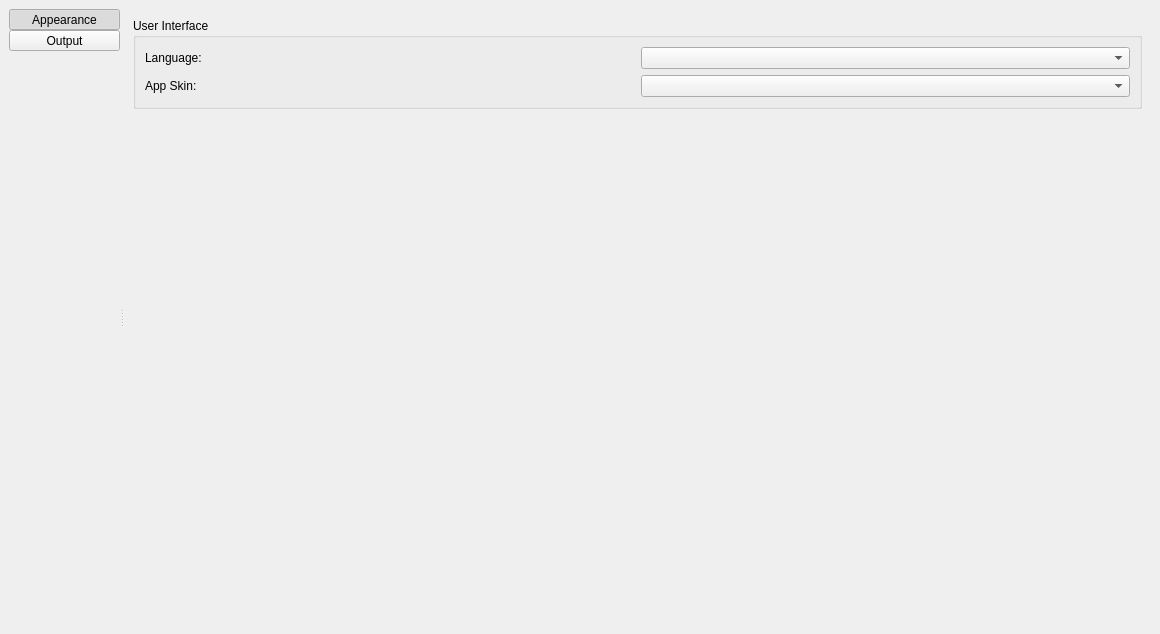
<?xml version="1.0" encoding="UTF-8"?>
<ui version="4.0">
 <class>fpsPreferencesWidget</class>
 <widget class="QWidget" name="fpsPreferencesWidget">
  <property name="geometry">
   <rect>
    <x>0</x>
    <y>0</y>
    <width>1160</width>
    <height>634</height>
   </rect>
  </property>
  <property name="windowTitle">
   <string>Form</string>
  </property>
  <layout class="QVBoxLayout" name="verticalLayout_4">
   <property name="leftMargin">
    <number>0</number>
   </property>
   <property name="topMargin">
    <number>0</number>
   </property>
   <property name="rightMargin">
    <number>0</number>
   </property>
   <property name="bottomMargin">
    <number>0</number>
   </property>
   <item>
    <widget class="QWidget" name="widget" native="true">
     <layout class="QHBoxLayout" name="horizontalLayout">
      <item>
       <widget class="QSplitter" name="splitter">
        <property name="orientation">
         <enum>Qt::Horizontal</enum>
        </property>
        <widget class="QFrame" name="frButtons">
         <property name="sizePolicy">
          <sizepolicy hsizetype="Fixed" vsizetype="Expanding">
           <horstretch>0</horstretch>
           <verstretch>0</verstretch>
          </sizepolicy>
         </property>
         <property name="styleSheet">
          <string notr="true"/>
         </property>
         <property name="frameShape">
          <enum>QFrame::NoFrame</enum>
         </property>
         <layout class="QVBoxLayout" name="verticalLayout_2">
          <property name="spacing">
           <number>0</number>
          </property>
          <property name="leftMargin">
           <number>0</number>
          </property>
          <property name="topMargin">
           <number>0</number>
          </property>
          <property name="rightMargin">
           <number>0</number>
          </property>
          <property name="bottomMargin">
           <number>0</number>
          </property>
          <item>
           <widget class="QToolButton" name="tbtnAppearance">
            <property name="sizePolicy">
             <sizepolicy hsizetype="Expanding" vsizetype="Fixed">
              <horstretch>0</horstretch>
              <verstretch>0</verstretch>
             </sizepolicy>
            </property>
            <property name="text">
             <string>Appearance</string>
            </property>
            <property name="icon">
             <iconset resource="../resources/fps.qrc">
              <normaloff>:/preferences/preferences/appearance-off.png</normaloff>
              <selectedoff>:/preferences/preferences/appearance.png</selectedoff>:/preferences/preferences/appearance-off.png</iconset>
            </property>
            <property name="checkable">
             <bool>true</bool>
            </property>
            <property name="checked">
             <bool>true</bool>
            </property>
            <property name="autoExclusive">
             <bool>true</bool>
            </property>
            <property name="toolButtonStyle">
             <enum>Qt::ToolButtonTextBesideIcon</enum>
            </property>
           </widget>
          </item>
          <item>
           <widget class="QToolButton" name="tbtnOutput">
            <property name="sizePolicy">
             <sizepolicy hsizetype="Expanding" vsizetype="Fixed">
              <horstretch>0</horstretch>
              <verstretch>0</verstretch>
             </sizepolicy>
            </property>
            <property name="text">
             <string>Output</string>
            </property>
            <property name="icon">
             <iconset resource="../resources/fps.qrc">
              <normaloff>:/preferences/preferences/output-off.png</normaloff>
              <selectedoff>:/preferences/preferences/output.png</selectedoff>:/preferences/preferences/output-off.png</iconset>
            </property>
            <property name="checkable">
             <bool>true</bool>
            </property>
            <property name="autoExclusive">
             <bool>true</bool>
            </property>
            <property name="toolButtonStyle">
             <enum>Qt::ToolButtonTextBesideIcon</enum>
            </property>
           </widget>
          </item>
          <item>
           <spacer name="verticalSpacer">
            <property name="orientation">
             <enum>Qt::Vertical</enum>
            </property>
            <property name="sizeHint" stdset="0">
             <size>
              <width>20</width>
              <height>40</height>
             </size>
            </property>
           </spacer>
          </item>
         </layout>
        </widget>
        <widget class="QStackedWidget" name="wgtOptions">
         <widget class="QWidget" name="pgAppearance">
          <layout class="QVBoxLayout" name="verticalLayout_3">
           <item>
            <widget class="QGroupBox" name="gbxUi">
             <property name="title">
              <string>User Interface</string>
             </property>
             <layout class="QGridLayout" name="gridLayout_5">
              <item row="0" column="0">
               <widget class="QLabel" name="label_11">
                <property name="text">
                 <string>Language:</string>
                </property>
                <property name="buddy">
                 <cstring>cbxLang</cstring>
                </property>
               </widget>
              </item>
              <item row="0" column="1">
               <widget class="QComboBox" name="cbxLang"/>
              </item>
              <item row="1" column="0">
               <widget class="QLabel" name="label_12">
                <property name="text">
                 <string>App Skin:</string>
                </property>
                <property name="buddy">
                 <cstring>cbxStyle</cstring>
                </property>
               </widget>
              </item>
              <item row="1" column="1">
               <widget class="QComboBox" name="cbxStyle"/>
              </item>
             </layout>
            </widget>
           </item>
           <item>
            <spacer name="verticalSpacer_2">
             <property name="orientation">
              <enum>Qt::Vertical</enum>
             </property>
             <property name="sizeHint" stdset="0">
              <size>
               <width>20</width>
               <height>40</height>
              </size>
             </property>
            </spacer>
           </item>
          </layout>
         </widget>
         <widget class="QWidget" name="pgOutput">
          <layout class="QVBoxLayout" name="verticalLayout">
           <item>
            <widget class="QGroupBox" name="gbxOutputOptions">
             <property name="title">
              <string>Output File Options</string>
             </property>
             <layout class="QGridLayout" name="gridLayout_2">
              <item row="2" column="0">
               <widget class="QLabel" name="label_2">
                <property name="text">
                 <string>&lt;html&gt;&lt;head/&gt;&lt;body&gt;&lt;p&gt;Specify output path:&lt;/p&gt;&lt;/body&gt;&lt;/html&gt;</string>
                </property>
               </widget>
              </item>
              <item row="4" column="2" colspan="3">
               <widget class="QLabel" name="label_6">
                <property name="text">
                 <string>&lt;html&gt;&lt;head/&gt;&lt;body&gt;&lt;p&gt;For JPG images, this is 0 ~ 100, and the bigger, the higher quality outputs will have.&lt;/p&gt;&lt;/body&gt;&lt;/html&gt;</string>
                </property>
               </widget>
              </item>
              <item row="2" column="4">
               <widget class="QToolButton" name="tbtnBrowse">
                <property name="enabled">
                 <bool>false</bool>
                </property>
                <property name="text">
                 <string>...</string>
                </property>
               </widget>
              </item>
              <item row="3" column="0">
               <widget class="QLabel" name="label_3">
                <property name="text">
                 <string>&lt;html&gt;&lt;head/&gt;&lt;body&gt;&lt;p&gt;Output picture format:&lt;/p&gt;&lt;/body&gt;&lt;/html&gt;</string>
                </property>
               </widget>
              </item>
              <item row="3" column="1" colspan="3">
               <widget class="QComboBox" name="cbxFormats"/>
              </item>
              <item row="5" column="0">
               <widget class="QLabel" name="label_5">
                <property name="text">
                 <string>&lt;html&gt;&lt;head/&gt;&lt;body&gt;&lt;p&gt;Picture scaling:&lt;/p&gt;&lt;/body&gt;&lt;/html&gt;</string>
                </property>
               </widget>
              </item>
              <item row="0" column="4">
               <widget class="QCheckBox" name="chbSubDir">
                <property name="text">
                 <string>Create sub-directories under the output path.</string>
                </property>
               </widget>
              </item>
              <item row="4" column="1">
               <widget class="QSpinBox" name="sbxQuality"/>
              </item>
              <item row="5" column="2" colspan="2">
               <widget class="QLabel" name="label_10">
                <property name="text">
                 <string>&lt;html&gt;&lt;head/&gt;&lt;body&gt;&lt;p&gt;%&amp;emsp;(Default is 100.00%, that is, no scaling.)&lt;/p&gt;&lt;/body&gt;&lt;/html&gt;</string>
                </property>
               </widget>
              </item>
              <item row="0" column="1" colspan="3">
               <widget class="QComboBox" name="cbxLocation">
                <property name="currentText">
                 <string>The path specified when clicking &quot;Save pictures&quot;</string>
                </property>
                <property name="currentIndex">
                 <number>0</number>
                </property>
                <property name="maxVisibleItems">
                 <number>3</number>
                </property>
                <item>
                 <property name="text">
                  <string>The path specified when clicking &quot;Save pictures&quot;</string>
                 </property>
                </item>
                <item>
                 <property name="text">
                  <string>The same location as the source picture</string>
                 </property>
                </item>
                <item>
                 <property name="text">
                  <string>The following path:</string>
                 </property>
                </item>
               </widget>
              </item>
              <item row="2" column="1" colspan="3">
               <widget class="QLineEdit" name="lePath">
                <property name="enabled">
                 <bool>false</bool>
                </property>
               </widget>
              </item>
              <item row="4" column="0">
               <widget class="QLabel" name="label_4">
                <property name="text">
                 <string>&lt;html&gt;&lt;head/&gt;&lt;body&gt;&lt;p&gt;JPG Quality:&lt;/p&gt;&lt;/body&gt;&lt;/html&gt;</string>
                </property>
               </widget>
              </item>
              <item row="5" column="1">
               <widget class="QDoubleSpinBox" name="dsbxFactor">
                <property name="maximum">
                 <double>200.000000000000000</double>
                </property>
                <property name="value">
                 <double>100.000000000000000</double>
                </property>
               </widget>
              </item>
              <item row="0" column="0">
               <widget class="QLabel" name="label">
                <property name="text">
                 <string>&lt;html&gt;&lt;head/&gt;&lt;body&gt;&lt;p&gt;Saving to:&lt;/p&gt;&lt;/body&gt;&lt;/html&gt;</string>
                </property>
               </widget>
              </item>
             </layout>
            </widget>
           </item>
           <item>
            <widget class="QGroupBox" name="gbxGridFigure">
             <property name="title">
              <string>Grid Figure</string>
             </property>
             <layout class="QGridLayout" name="gridLayout_3">
              <item row="1" column="1">
               <widget class="QSpinBox" name="sbxLineSize"/>
              </item>
              <item row="1" column="0">
               <widget class="QLabel" name="label_7">
                <property name="text">
                 <string>&lt;html&gt;&lt;head/&gt;&lt;body&gt;&lt;p&gt;Line size:&lt;/p&gt;&lt;/body&gt;&lt;/html&gt;</string>
                </property>
               </widget>
              </item>
              <item row="2" column="0">
               <widget class="QLabel" name="label_9">
                <property name="text">
                 <string>&lt;html&gt;&lt;head/&gt;&lt;body&gt;&lt;p&gt;Grid line color:&lt;/p&gt;&lt;/body&gt;&lt;/html&gt;</string>
                </property>
               </widget>
              </item>
              <item row="2" column="3">
               <spacer name="horizontalSpacer_3">
                <property name="orientation">
                 <enum>Qt::Vertical</enum>
                </property>
                <property name="sizeHint" stdset="0">
                 <size>
                  <width>40</width>
                  <height>20</height>
                 </size>
                </property>
               </spacer>
              </item>
              <item row="2" column="2">
               <widget class="QPushButton" name="btnSelectColor">
                <property name="text">
                 <string>Select Color...</string>
                </property>
               </widget>
              </item>
              <item row="1" column="3">
               <spacer name="horizontalSpacer_2">
                <property name="orientation">
                 <enum>Qt::Vertical</enum>
                </property>
                <property name="sizeHint" stdset="0">
                 <size>
                  <width>40</width>
                  <height>20</height>
                 </size>
                </property>
               </spacer>
              </item>
              <item row="2" column="1">
               <widget class="QFrame" name="frColor">
                <property name="sizePolicy">
                 <sizepolicy hsizetype="Fixed" vsizetype="Fixed">
                  <horstretch>0</horstretch>
                  <verstretch>0</verstretch>
                 </sizepolicy>
                </property>
                <property name="minimumSize">
                 <size>
                  <width>32</width>
                  <height>32</height>
                 </size>
                </property>
                <property name="maximumSize">
                 <size>
                  <width>32</width>
                  <height>32</height>
                 </size>
                </property>
                <property name="frameShape">
                 <enum>QFrame::NoFrame</enum>
                </property>
               </widget>
              </item>
              <item row="1" column="2">
               <widget class="QLabel" name="label_8">
                <property name="text">
                 <string>&lt;html&gt;&lt;head/&gt;&lt;body&gt;&lt;p&gt;Pixel&lt;/p&gt;&lt;/body&gt;&lt;/html&gt;</string>
                </property>
               </widget>
              </item>
              <item row="0" column="0" colspan="4">
               <widget class="QCheckBox" name="chbGrid">
                <property name="sizePolicy">
                 <sizepolicy hsizetype="Expanding" vsizetype="Fixed">
                  <horstretch>0</horstretch>
                  <verstretch>0</verstretch>
                 </sizepolicy>
                </property>
                <property name="text">
                 <string>Auto-generate an image with a grid illustrating how the pictures are splited.</string>
                </property>
               </widget>
              </item>
             </layout>
            </widget>
           </item>
           <item>
            <widget class="QGroupBox" name="gbxFileNames">
             <property name="title">
              <string>File Name Conventions</string>
             </property>
             <layout class="QGridLayout" name="gridLayout_4">
              <item row="0" column="0">
               <widget class="QRadioButton" name="rbtnOriName">
                <property name="text">
                 <string>Use the original file name as the prefix</string>
                </property>
               </widget>
              </item>
              <item row="1" column="0">
               <widget class="QRadioButton" name="rbtnSpecified">
                <property name="text">
                 <string>Use the specified prefix:</string>
                </property>
               </widget>
              </item>
              <item row="1" column="1">
               <widget class="QLineEdit" name="lePrefix"/>
              </item>
              <item row="2" column="0" colspan="2">
               <widget class="QCheckBox" name="chbNumberContained">
                <property name="text">
                 <string>[Row number * Column number] contained in files' name.</string>
                </property>
               </widget>
              </item>
             </layout>
            </widget>
           </item>
          </layout>
         </widget>
        </widget>
       </widget>
      </item>
     </layout>
    </widget>
   </item>
  </layout>
 </widget>
 <resources>
  <include location="../resources/fps.qrc"/>
 </resources>
 <connections/>
</ui>
